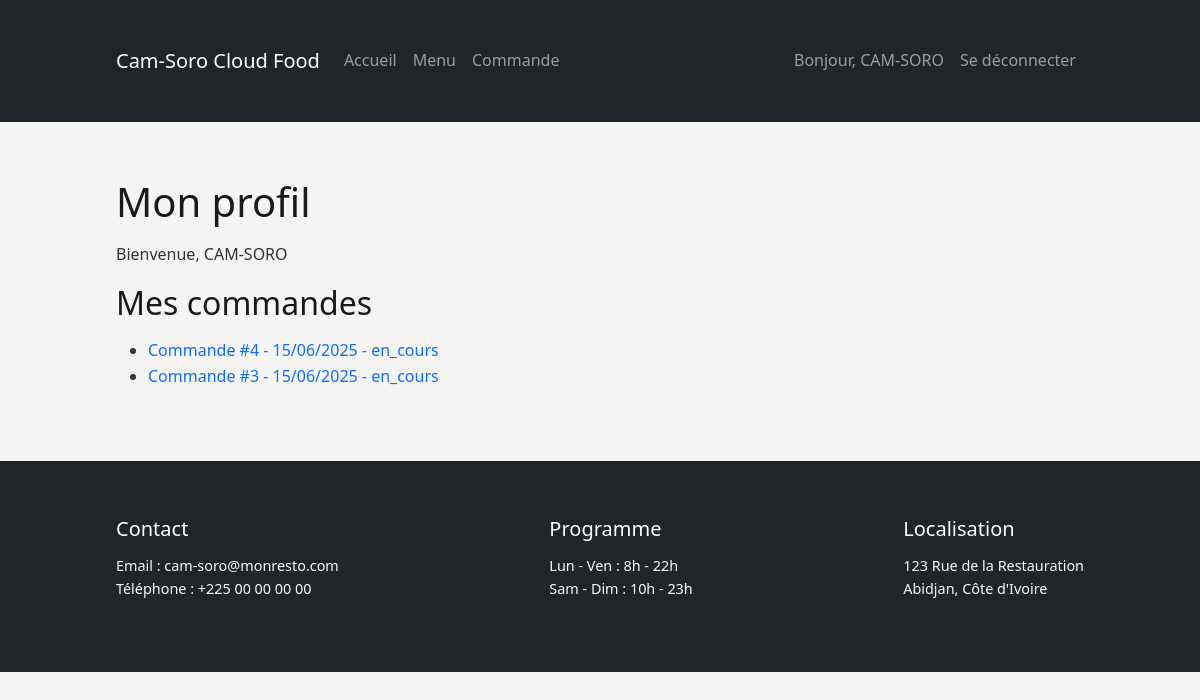
The page /profile/ (signed in) on the database as committed earlier.
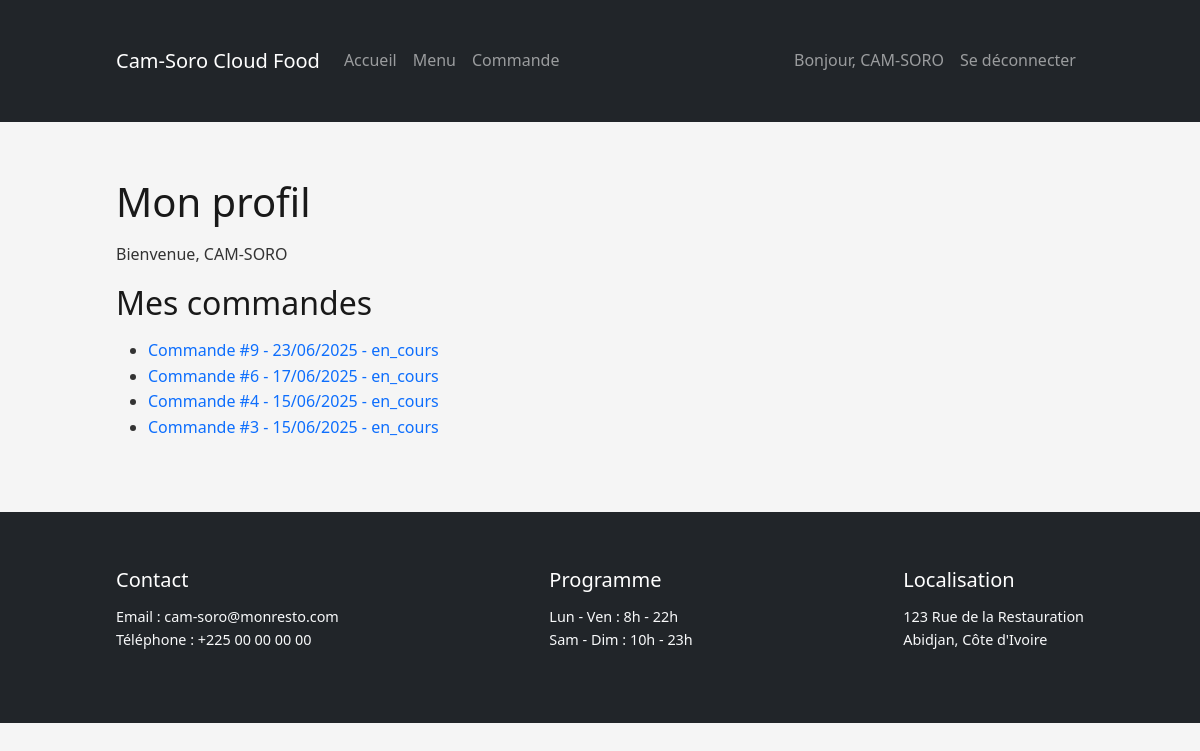
The same page on the database as committed later.
### app/models.py (models this page shows, shortened)
class Commande(models.Model):
    user = models.ForeignKey(User, on_delete=models.CASCADE, related_name='commandes')
    plats = models.ManyToManyField(Menu, through='CommandeDetail')
    date_commande = models.DateTimeField(auto_now_add=True)
    statut = models.CharField(max_length=20, choices=[
        ('en_cours', 'En cours'),
        ('livree', 'Livrée'),
        ('annulee', 'Annulée'),
    ], default='en_cours')

### app/views.py (the view)
# urls.py: path('profile/', views.profile, name='profile'),  # Page profil utilisateur (infos + commandes)
@login_required
def profile(request):
    commandes = Commande.objects.filter(user=request.user).order_by('-date_commande')
    return render(request, 'app/profile.html', {'commandes': commandes})

### app/templates/app/profile.html (shortened to what this page needs)
{% extends 'app/base.html' %}
{% load static %}
{% block content %}
<h1>Mon profil</h1>
<p>Bienvenue, {{ request.user.username }}</p>
<h2>Mes commandes</h2>
<ul>
  {% for commande in commandes %}
    <li><a href="{% url 'app:commande_detail' commande.pk %}">Commande #{{ commande.id }} - {{ commande.date_commande|date:"d/m/Y" }} - {{ commande.statut }}</a></li>
  {% empty %}
    <li>Vous n'avez aucune commande.</li>
  {% endfor %}
</ul>
{% endblock %}

Rows that differ between the two databases and show on the page:
added Commande: id "9", date_commande "23/06/2025", statut "en_cours"
added Commande: id "6", date_commande "17/06/2025", statut "en_cours"
